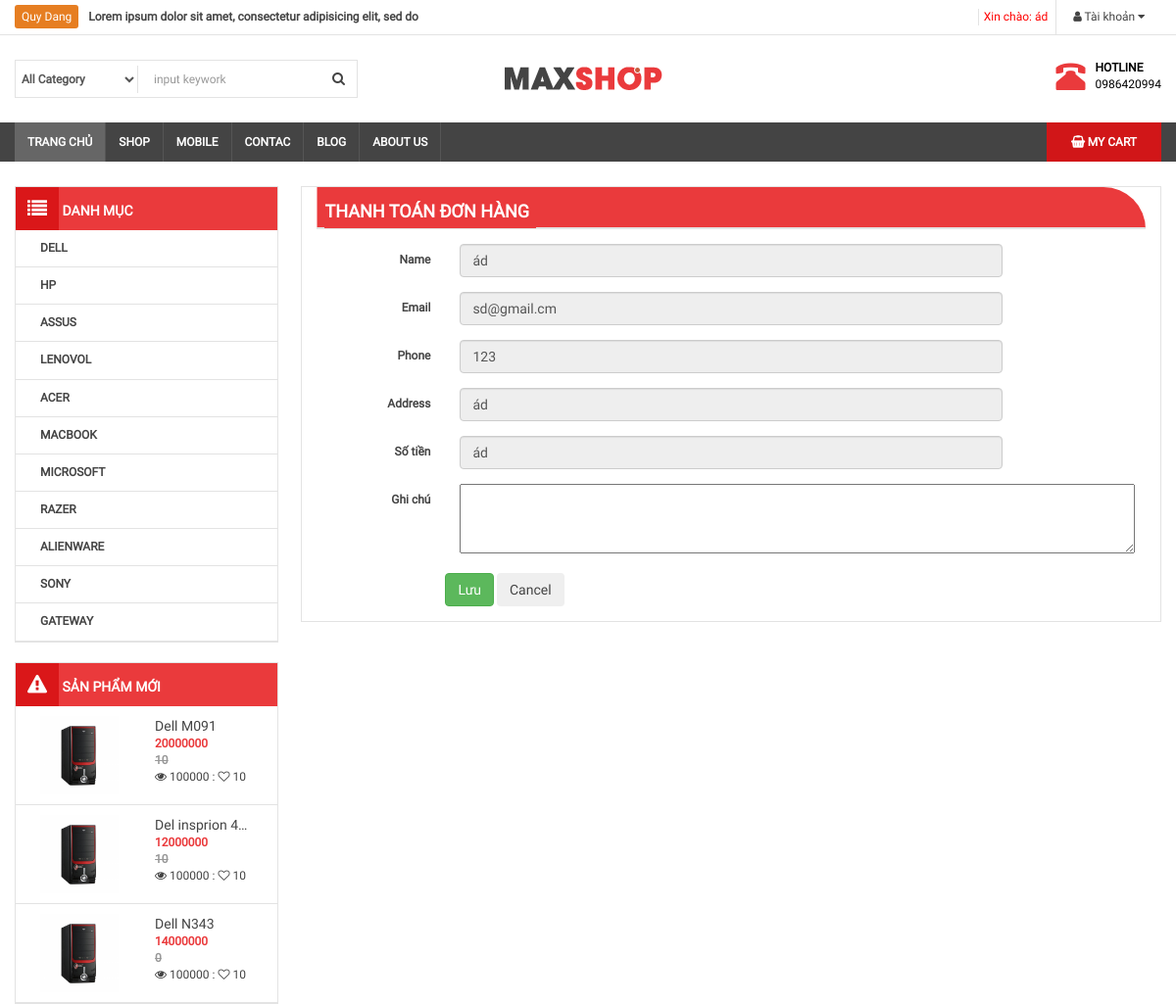
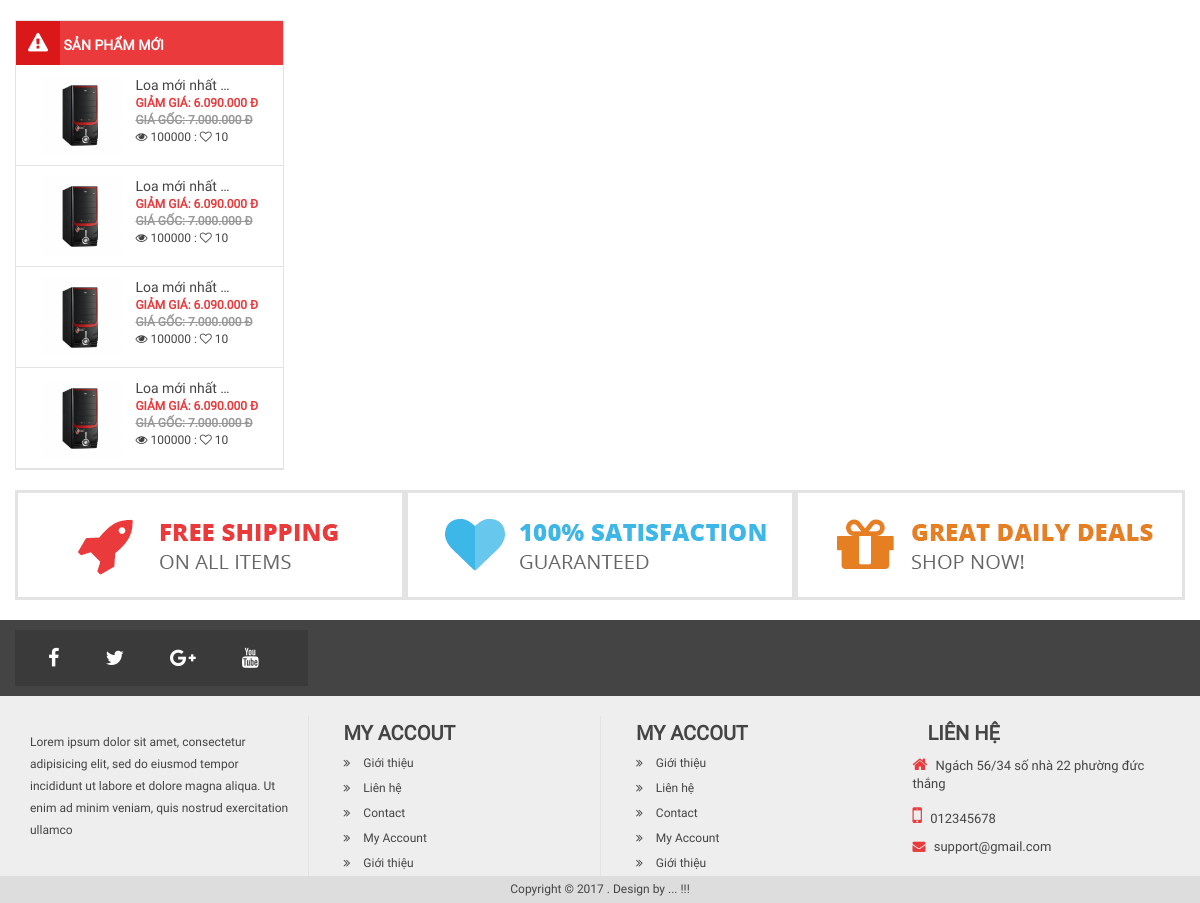
Page /thanh-toan.php (signed in) on the committed database (2 pictures, top to bottom).
### tables this page shows
CREATE TABLE `category` (
  `id` int(11) NOT NULL,
  `name` varchar(100) DEFAULT NULL,
  `slug` varchar(100) DEFAULT NULL,
  `images` varchar(100) DEFAULT NULL,
  `banner` varchar(100) DEFAULT NULL,
  `home` tinyint(4) DEFAULT '0',
  `status` tinyint(4) DEFAULT '1',
  `created_at` timestamp NOT NULL DEFAULT CURRENT_TIMESTAMP,
  `updated_at` timestamp NOT NULL DEFAULT CURRENT_TIMESTAMP ON UPDATE CURRENT_TIMESTAMP
);

CREATE TABLE `product` (
  `id` int(11) NOT NULL,
  `name` varchar(100) DEFAULT NULL,
  `slug` varchar(100) DEFAULT NULL,
  `category_id` int(11) DEFAULT NULL,
  `content` text,
  `head` int(11) DEFAULT '0',
  `hot` tinyint(4) DEFAULT '0',
  `view` int(11) DEFAULT '0',
  `sale` int(11) DEFAULT '0',
  `price` double DEFAULT NULL,
  `number` int(11) NOT NULL,
  `pay` int(11) DEFAULT '0',
  `thunbar` varchar(100) DEFAULT NULL,
  `created_at` timestamp NOT NULL DEFAULT CURRENT_TIMESTAMP ON UPDATE CURRENT_TIMESTAMP,
  `updated_at` timestamp NOT NULL DEFAULT '0000-00-00 00:00:00' ON UPDATE CURRENT_TIMESTAMP
);

CREATE TABLE `users` (
  `id` int(11) NOT NULL,
  `name` varchar(100) DEFAULT NULL,
  `email` varchar(100) DEFAULT NULL,
  `phone` char(15) DEFAULT NULL,
  `address` varchar(100) DEFAULT NULL,
  `password` varchar(100) DEFAULT NULL,
  `avatar` varchar(100) DEFAULT NULL,
  `status` tinyint(4) DEFAULT '1',
  `token` varchar(100) DEFAULT NULL,
  `created_at` timestamp NOT NULL DEFAULT CURRENT_TIMESTAMP,
  `updated_at` timestamp NULL DEFAULT NULL ON UPDATE CURRENT_TIMESTAMP
);

### libraries/Function.php (called while the page is built, shortened)
<?php
	function base_url()
	{
		return $url = "/";
	}
?>

### libraries/Database.php (called while the page is built, shortened)
<?php
    class Database
    {
        public $link;
        public function __construct()
        {
            $this->link = mysqli_connect("localhost","root","","shopping") or die ();
            mysqli_set_charset($this->link,"utf8");
        }
        public function fetchsql( $sql )
        {
            $result = mysqli_query($this->link,$sql) or die("Lỗi  truy vấn sql " .mysqli_error($this->link));
            $data = [];
            if( $result)
            {
                while ($num = mysqli_fetch_assoc($result))
                {
                    $data[] = $num;
                }
            }
            return $data;
        }
        public function fetchID($table , $id )
        {
            $sql = "SELECT * FROM {$table} WHERE id = $id ";
            $result = mysqli_query($this->link,$sql) or die("Lỗi  truy vấn fetchID " .mysqli_error($this->link));
            return mysqli_fetch_assoc($result);
        }
         public function fetchAll($table)
        {
            $sql = "SELECT * FROM {$table} WHERE 1" ;
            $result = mysqli_query($this->link,$sql) or die("Lỗi Truy Vấn fetchAll " .mysqli_error($this->link));
            $data = [];
            if( $result)
            {
                while ($num = mysqli_fetch_assoc($result))
                {
                    $data[] = $num;
                }
            }
            return $data;
        }
    }
?>

### autoload/autoload.php (called while the page is built, shortened)
<?php session_start();
    require_once __DIR__."/../libraries/Database.php";
    require_once __DIR__."/../libraries/Function.php";
    $db = new Database;
    $category = $db->fetchAll('category');
    $sqlProductNew = "SELECT * FROM product WHERE 1 ORDER BY ID DESC LIMIT 3";
    $product = $db->fetchSql($sqlProductNew);
?>

### thanh-toan.php (the view, shortened to what this page needs)
<?php require_once __DIR__."/autoload/autoload.php"; ?>
<?php
if (isset($_SESSION['id'])) {
    $user = $db->fetchID('users', $_SESSION['id']);
}
?>
<?php require_once __DIR__."/layouts/header.php"; ?>
    <div class="col-md-9 bor">
        <section class="box-main1">
            <h3 class="title-main" style="padding: 10px 15px 5px 8px; border-radius: 0px 66px 0px 0px;background-color: #ea3a3c;">
                <a href="" style="color:#fff"> Thanh toán đơn  hàng</a> </h3>
                <form action="" method="POST" class="form-horizontal" role="form" enctype="multipart/form-data">
                    <div class="form-group margin-form">
                        <label class="col-sm-2 col-form-label center-label">Name</label>
                        <div class="col-md-8">
                            <input type="text" class="form-control" name="name" readonly placeholder="Dang Quy" value="<?php echo $user['name'] ?>">
                        </div>
                    </div>
                    <div class="form-group">
                        <label class="col-sm-2 col-form-label center-label">Email</label>
                        <div class="col-md-8">
                            <input type="email" name="email" class="form-control" readonly placeholder="dang.quy@seldatinc.com" value="<?php echo $user['email'] ?>">
                        </div>
                    </div>
                    <div class="form-group">
                        <label class="col-sm-2 col-form-label center-label">Phone</label>
                        <div class="col-md-8">
                            <input type="number" class="form-control" name="phone" readonly placeholder="0964 9444 917" value="<?php echo $user['phone'] ?>">
                        </div>
                    </div>
                    <div class="form-group">
                        <label class="col-sm-2 col-form-label center-label">Address</label>
                        <div class="col-md-8">
                            <input type="text" class="form-control" name="address" placeholder="Ấp 2, Xã Nam Bình - Quận Thái An - TPCHM" readonly value="<?php echo $user['address'] ?>">
                        </div>
                    </div>
                    <div class="form-group">
                        <label class="col-sm-2 col-form-label center-label">Số tiền</label>
                        <div class="col-md-8">
                            <input type="text" class="form-control" name="address" placeholder="1000.000" readonly value="<?php echo $user['address'] ?>">
                        </div>
                    </div>
                    <div class="form-group">
                        <label class="col-sm-2 col-form-label center-label">Ghi chú</label>
                        <div class="col-md-8">
                            <textarea rows="4" cols="96"></textarea>
                        </div>
                    </div>
                    <div class="form-group">
                        <label class="col-sm-2"></label>
                        <button type="submit" class="btn btn-success pull-center">Lưu</button>
                        <button type="reset" class="btn btn-cancel pull-center">Cancel</button>
                    </div>
                </form>
        </section>
    </div>
<?php require_once __DIR__."/layouts/footer.php"; ?>

### layouts/header.php (shortened to what this page needs)
<!DOCTYPE html>
<html>
    <head>
        <link rel="stylesheet" type="text/css" href="<?php echo base_url() ?>public/frontend/css/font-awesome.min.css">
        <link rel="stylesheet" type="text/css" href="<?php echo base_url() ?>public/frontend/css/bootstrap.min.css">
        <link rel="stylesheet" type="text/css" href="<?php echo base_url() ?>public/frontend/css/slick.css"/>
        <link rel="stylesheet" type="text/css" href="<?php echo base_url() ?>public/frontend/css/slick-theme.css"/>
        <link rel="stylesheet" type="text/css" href="<?php echo base_url() ?>public/frontend/css/style.css">
    </head>
    <body>
        <div id="wrapper">
        <div id="header">
            <div id="header-top">
                <div class="container">
                    <div class="row clearfix">
                        <div class="col-md-6" id="header-text">
                            <a>Quy Dang</a><b>Lorem ipsum dolor sit amet, consectetur adipisicing elit, sed do </b>
                        </div>
                        <div class="col-md-6">
                            <nav id="header-nav-top">
                                <ul class="list-inline pull-right" id="headermenu">
                                    <?php if(!isset($_SESSION['name'])): ?>
                                        <li>
                                            <a href="dang-ky.php"><i class="fa fa-unlock"></i> Đăng ký</a>
                                        </li>
                                        <li>
                                            <a href="dang-nhap.php"><i class="fa fa-lock"></i> Đăng nhập</a>
                                        </li>
                                    <?php else : ?>
                                        <li style="color:red">Xin chào: <?php echo $_SESSION['name'] ?></li>
                                        <li>
                                            <a href=""><i class="fa fa-user"></i> Tài khoản <i class="fa fa-caret-down"></i></a>
                                        </li>
                                    <?php endif; ?>
                                </ul>
                            </nav>
                        </div>
                    </div>
                </div>
            </div>
            <div class="container">
                <div class="row" id="header-main">
                    <div class="col-md-5">
                        <form class="form-inline">
                            <div class="form-group">
                                <label>
                                    <select name="category" class="form-control">
                                        <option> All Category</option>
                                    </select>
                                </label>
                                <input type="text" name="keywork" placeholder=" input keywork" class="form-control">
                                <button type="submit" class="btn btn-default"><i class="fa fa-search"></i></button>
                            </div>
                        </form>
                    </div>
                    <div class="col-md-4">
                        <a href="">
                        <img src="images/logo-default.png">
                        </a>
                    </div>
                    <div class="col-md-3" id="header-right">
                        <div class="pull-right">
                            <div class="pull-left">
                                <i class="glyphicon glyphicon-phone-alt"></i>
                            </div>
                            <div class="pull-right">
                                <p id="hotline">HOTLINE</p>
                                <p>0986420994</p>
                            </div>
                        </div>
                    </div>
                </div>
            </div>
        </div>
        <div id="menunav">
            <div class="container">
                <nav>
                    <div class="home pull-left">
                        <a href="index.php">Trang chủ</a>
                    </div>
                    <ul id="menu-main">
                        <li>
                            <a href="">Shop</a>
                        </li>
                        <li>
                            <a href="">Mobile</a>
                        </li>
                        <li>
                            <a href="">Contac</a>
                        </li>
                        <li>
                            <a href="">Blog</a>
                        </li>
                        <li>
                            <a href="">About us</a>
                        </li>
                    </ul>
                    <ul class="pull-right" id="main-shopping">
                        <li>
                            <a href="<?php echo base_url()?>gio-hang.php"><i class="fa fa-shopping-basket"></i> My Cart </a>
                        </li>
                    </ul>
                </nav>
            </div>
        </div>
        <div id="maincontent">
        <div class="container">
        <div class="col-md-3  fixside" >
            <div class="box-left box-menu" >
                <h3 class="box-title"><i class="fa fa-list"></i>  Danh mục</h3>
                <ul>
                    <?php foreach($category as $item): ?>
                        <li><a href="/danh-muc-san-pham.php?id=<?php echo $item['id'] ?>"><?php echo strtoupper($item['name']) ?></a></li>
                    <?php endforeach; ?>
                </ul>
            </div>
            <div class="box-left box-menu">
                <h3 class="box-title"><i class="fa fa-warning"></i>  Sản phẩm mới </h3>
                <ul>
                    <?php foreach ($product as $key => $value) : ?>
                        <li class="clearfix">
                            <a href="">
                                <img src="images/16-270x270.png" class="img-responsive pull-left" width="80" height="80">
                                <div class="info pull-right">
                                    <p class="name"><?php echo $value['name'] ?></p >
                                    <b class="price"><?php echo $value['price'] ?></b><br>
                                    <b class="sale"><?php echo $value['sale'] ?></b><br>
                                    <span class="view"><i class="fa fa-eye"></i> 100000 : <i class="fa fa-heart-o"></i> 10</span>
                                </div>
                            </a>
                        </li>
                    <?php endforeach; ?>
                </ul>
            </div>
            <div class="box-left box-menu">
                <h3 class="box-title"><i class="fa fa-warning"></i>  Sản phẩm mới </h3>
                <ul>
                    <li class="clearfix">
                        <a href="">
                            <img src="images/16-270x270.png" class="img-responsive pull-left" width="80" height="80">
                            <div class="info pull-right">
                                <p class="name"> Loa  mới nhất 2016  Loa  mới nhất 2016 Loa  mới nhất 2016</p >
                                <b class="price">Giảm giá: 6.090.000 đ</b><br>
                                <b class="sale">Giá gốc: 7.000.000 đ</b><br>
                                <span class="view"><i class="fa fa-eye"></i> 100000 : <i class="fa fa-heart-o"></i> 10</span>
                            </div>
                        </a>
                    </li>
                    <li class="clearfix">
                        <a href="">
                            <img src="images/16-270x270.png" class="img-responsive pull-left" width="80" height="80">
                            <div class="info pull-right">
                                <p class="name"> Loa  mới nhất 2016  Loa  mới nhất 2016 Loa  mới nhất 2016</p >
                                <b class="price">Giảm giá: 6.090.000 đ</b><br>
                                <b class="sale">Giá gốc: 7.000.000 đ</b><br>
                                <span class="view"><i class="fa fa-eye"></i> 100000 : <i class="fa fa-heart-o"></i> 10</span>
                            </div>
                        </a>
                    </li>
                    <li class="clearfix">
                        <a href="">
                            <img src="images/16-270x270.png" class="img-responsive pull-left" width="80" height="80">
                            <div class="info pull-right">
                                <p class="name"> Loa  mới nhất 2016  Loa  mới nhất 2016 Loa  mới nhất 2016</p >
                                <b class="price">Giảm giá: 6.090.000 đ</b><br>
                                <b class="sale">Giá gốc: 7.000.000 đ</b><br>
                                <span class="view"><i class="fa fa-eye"></i> 100000 : <i class="fa fa-heart-o"></i> 10</span>
                            </div>
                        </a>
                    </li>
                    <li class="clearfix">
                        <a href="">
                            <img src="images/16-270x270.png" class="img-responsive pull-left" width="80" height="80">
                            <div class="info pull-right">
                                <p class="name"> Loa  mới nhất 2016  Loa  mới nhất 2016 Loa  mới nhất 2016</p >
                                <b class="price">Giảm giá: 6.090.000 đ</b><br>
                                <b class="sale">Giá gốc: 7.000.000 đ</b><br>
                                <span class="view"><i class="fa fa-eye"></i> 100000 : <i class="fa fa-heart-o"></i> 10</span>
                            </div>
                        </a>
                    </li>
                </ul>
            </div>
        </div>

### rows in the picture
category: name "DELL"
category: name "HP"
category: name "ASSUS"
category: name "LENOVOL"
category: name "ACER"
category: name "MACBOOK"
category: name "MICROSOFT"
category: name "RAZER"
category: name "ALIENWARE"
category: name "SONY"
category: name "GATEWAY"
product: name "Dell M091", price "20000000", sale "10"
product: name "Del insprion 4…", price "12000000", sale "10"
product: name "Dell N343", price "14000000", sale "0"
users: name "ád", email "sd@gmail.cm", phone "123", address "ád"

### other values in the picture
$_SESSION['name'] "ád"
